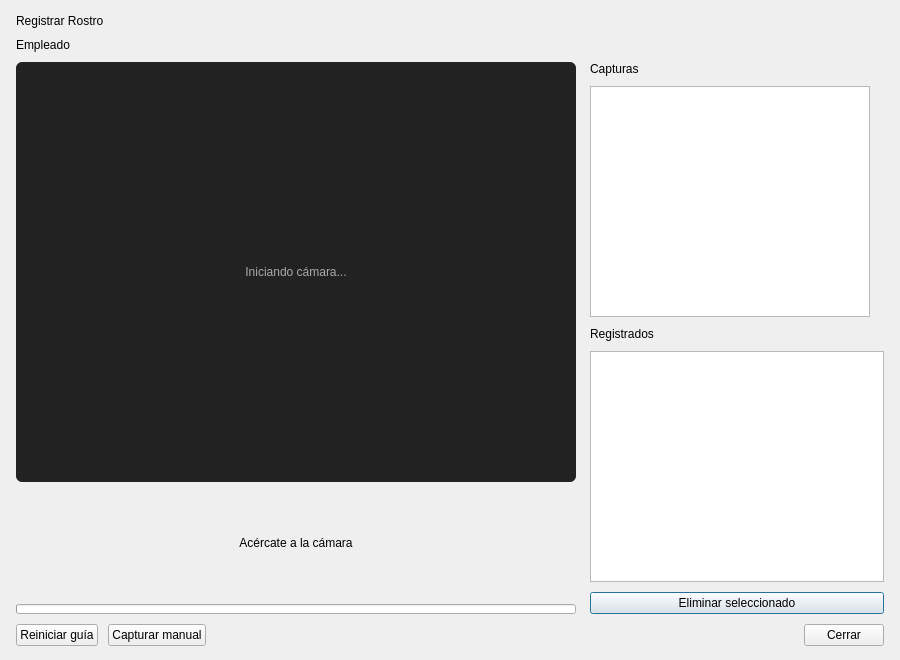
<?xml version="1.0" encoding="UTF-8"?>
<ui version="4.0">
 <class>CapturarRostro</class>
 <widget class="QDialog" name="CapturarRostro">
  <property name="geometry"><rect><x>0</x><y>0</y><width>900</width><height>660</height></rect></property>
  <property name="windowTitle"><string>Registrar Rostro</string></property>
  <layout class="QVBoxLayout" name="lytRoot">
   <property name="leftMargin"><number>16</number></property>
   <property name="topMargin"><number>14</number></property>
   <property name="rightMargin"><number>16</number></property>
   <property name="bottomMargin"><number>14</number></property>
   <property name="spacing"><number>10</number></property>
   <item><widget class="QLabel" name="lblTitulo"><property name="text"><string>Registrar Rostro</string></property></widget></item>
   <item><widget class="QLabel" name="lblEmpleado"><property name="text"><string>Empleado</string></property></widget></item>

   <item>
    <layout class="QHBoxLayout" name="lytCuerpo">
     <property name="spacing"><number>14</number></property>
     <item>
      <layout class="QVBoxLayout" name="lytIzq">
       <item>
        <widget class="QLabel" name="lblVideo">
         <property name="minimumSize"><size><width>560</width><height>420</height></size></property>
         <property name="alignment"><set>Qt::AlignCenter</set></property>
         <property name="text"><string>Iniciando cámara...</string></property>
         <property name="styleSheet"><string notr="true">background:#222; color:#aaa; border-radius:6px;</string></property>
        </widget>
       </item>
       <item>
        <widget class="QLabel" name="lblInstr">
         <property name="text"><string>Acércate a la cámara</string></property>
         <property name="alignment"><set>Qt::AlignCenter</set></property>
         <property name="minimumSize"><size><width>0</width><height>40</height></size></property>
        </widget>
       </item>
       <item>
        <widget class="QProgressBar" name="prgEstable">
         <property name="value"><number>0</number></property>
         <property name="textVisible"><bool>false</bool></property>
         <property name="maximum"><number>100</number></property>
         <property name="maximumSize"><size><width>16777215</width><height>10</height></size></property>
        </widget>
       </item>
      </layout>
     </item>
     <item>
      <layout class="QVBoxLayout" name="lytLado">
       <property name="spacing"><number>10</number></property>
       <item><widget class="QLabel" name="lblPasoTit"><property name="text"><string>Capturas</string></property></widget></item>
       <item><widget class="QListWidget" name="lstObjetivos"><property name="iconSize"><size><width>32</width><height>32</height></size></property><property name="minimumSize"><size><width>240</width><height>0</height></size></property><property name="maximumSize"><size><width>280</width><height>16777215</height></size></property></widget></item>
       <item><widget class="QLabel" name="lblYaReg"><property name="text"><string>Registrados</string></property></widget></item>
       <item><widget class="QListWidget" name="lstRegistrados"><property name="iconSize"><size><width>56</width><height>56</height></size></property><property name="viewMode"><enum>QListView::IconMode</enum></property><property name="resizeMode"><enum>QListView::Adjust</enum></property><property name="movement"><enum>QListView::Static</enum></property></widget></item>
       <item><widget class="QPushButton" name="btnEliminarSel"><property name="text"><string>Eliminar seleccionado</string></property><property name="cursor"><cursorShape>PointingHandCursor</cursorShape></property></widget></item>
      </layout>
     </item>
    </layout>
   </item>

   <item>
    <layout class="QHBoxLayout" name="lytBtns">
     <item><widget class="QPushButton" name="btnReiniciar"><property name="text"><string>Reiniciar guía</string></property><property name="cursor"><cursorShape>PointingHandCursor</cursorShape></property></widget></item>
     <item><widget class="QPushButton" name="btnCapturarManual"><property name="text"><string>Capturar manual</string></property><property name="cursor"><cursorShape>PointingHandCursor</cursorShape></property></widget></item>
     <item><spacer name="spB"><property name="orientation"><enum>Qt::Horizontal</enum></property><property name="sizeHint" stdset="0"><size><width>40</width><height>20</height></size></property></spacer></item>
     <item><widget class="QPushButton" name="btnCerrar"><property name="text"><string>Cerrar</string></property><property name="cursor"><cursorShape>PointingHandCursor</cursorShape></property></widget></item>
    </layout>
   </item>
  </layout>
 </widget>
 <resources/>
 <connections/>
</ui>
